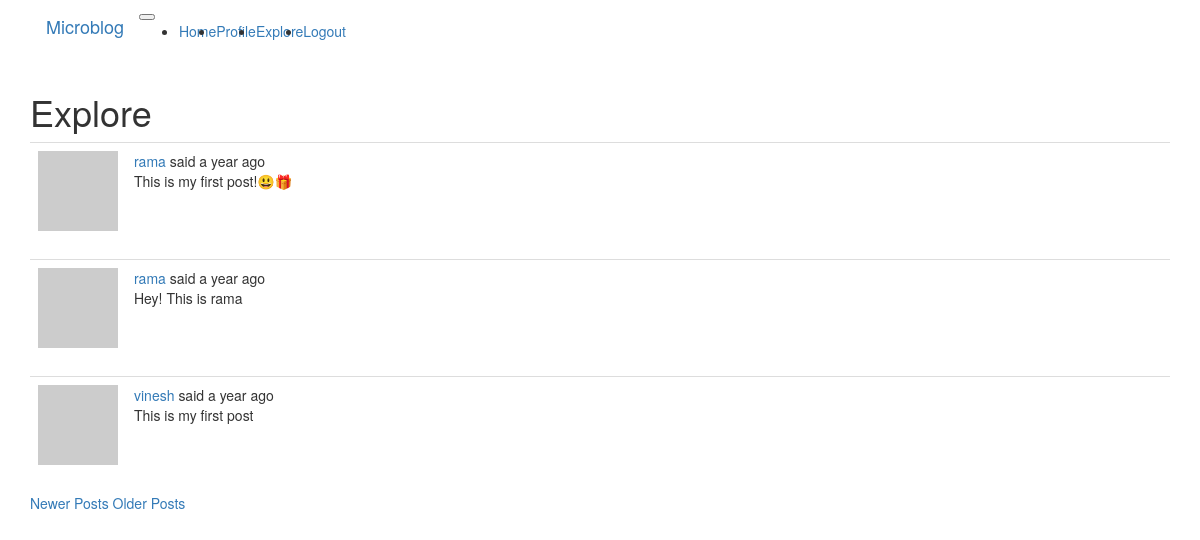
The app's page /explore?page=3 (signed in) with its own data.
### app/models.py (models this page shows, shortened)
class Post(db.Model):
	id = db.Column(db.Integer,primary_key=True)
	body = db.Column(db.String(120))
	time_stamp = db.Column(db.DateTime,index=True,default=datetime.utcnow())
	user_id = db.Column(db.Integer,db.ForeignKey('user.id'))

class User(UserMixin,db.Model):
	id = db.Column(db.Integer,primary_key=True)
	username = db.Column(db.String(30),index=True,unique=True)
	email = db.Column(db.String(30),index=True,unique=True)
	password_hash = db.Column(db.String(30))
	about_me = db.Column(db.String(50))
	last_seen = db.Column(db.DateTime,index=True,default=datetime.utcnow())
	posts = db.relationship('Post',backref='author',lazy='dynamic')
	followed = db.relationship('User',secondary=followers,
			primaryjoin=(followers.c.follower_id==id),secondaryjoin=(followers.c.followed_id==id),
			backref=db.backref('followers',lazy='dynamic'),
			lazy = 'dynamic'
		)
	def avatar(self,size):
		digest = md5(self.email.encode('utf-8')).hexdigest()
		return f'https://www.gravatar.com/avatar/{digest}?s={size}&d=identicon'

### app/routes.py (the view)
@app.route('/explore')
@login_required
def explore():
	page = request.args.get('page',1,type=int)
	posts = Post.query.order_by(Post.time_stamp.desc()).paginate(page,app.config['POSTS_PER_PAGE'], False)
	next_url = url_for('explore',page=posts.next_num) if posts.has_next else None
	prev_url = url_for('explore',page=posts.prev_num) if posts.has_prev else None
	return render_template('explore.html',posts=posts.items,next_url=next_url,prev_url=prev_url,title='explore')

### app/models.py (called while the page is built)
@login.user_loader  #1)
def user_loader(user_id):
	return User.query.get(int(user_id))

### app/routes.py (called while the page is built)
@app.before_request
def before_request():
	if current_user.is_authenticated:
		current_user.last_seen = datetime.utcnow()
		db.session.commit()

### app/templates/explore.html
{% extends 'base.html' %}
{% block app_content %}
<h1>Explore</h1>
<table>
{% for post in posts %}
{% include '_post.html' %}
{% endfor %}
</table>
{% if prev_url %}
<a href="{{prev_url}}">Newer Posts</a>
{% endif %}
{% if next_url %}
<a href="{{next_url}}">Older Posts</a>
{% endif %}
{% endblock app_content %}

### app/templates/_post.html
<table class='table table-hover table-dark'>
<tr>
	<td width="50px">
		<a href="{{url_for('profile',username=post.author.username)}}"><img src="{{post.author.avatar(size=50)}}"></a>
	</td>
	<td>
		<a href="{{url_for('profile',username=post.author.username)}}">{{post.author.username}}</a>
		said {{ moment(post.time_stamp).fromNow() }} <br>
		{{post.body}}
	</td>
</tr>
</table>

### records on screen
Post: author.username "rama", time_stamp "a year ago", body "This is my first post!😃🎁"
Post: author.username "rama", time_stamp "a year ago", body "Hey! This is rama"
Post: author.username "vinesh", time_stamp "a year ago", body "This is my first post"
